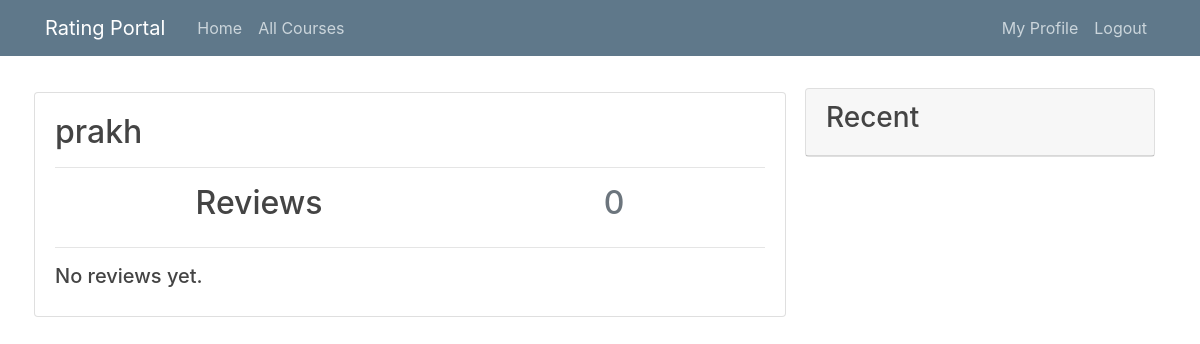
The page /profile/prakh/ (signed in) on the database as committed earlier.
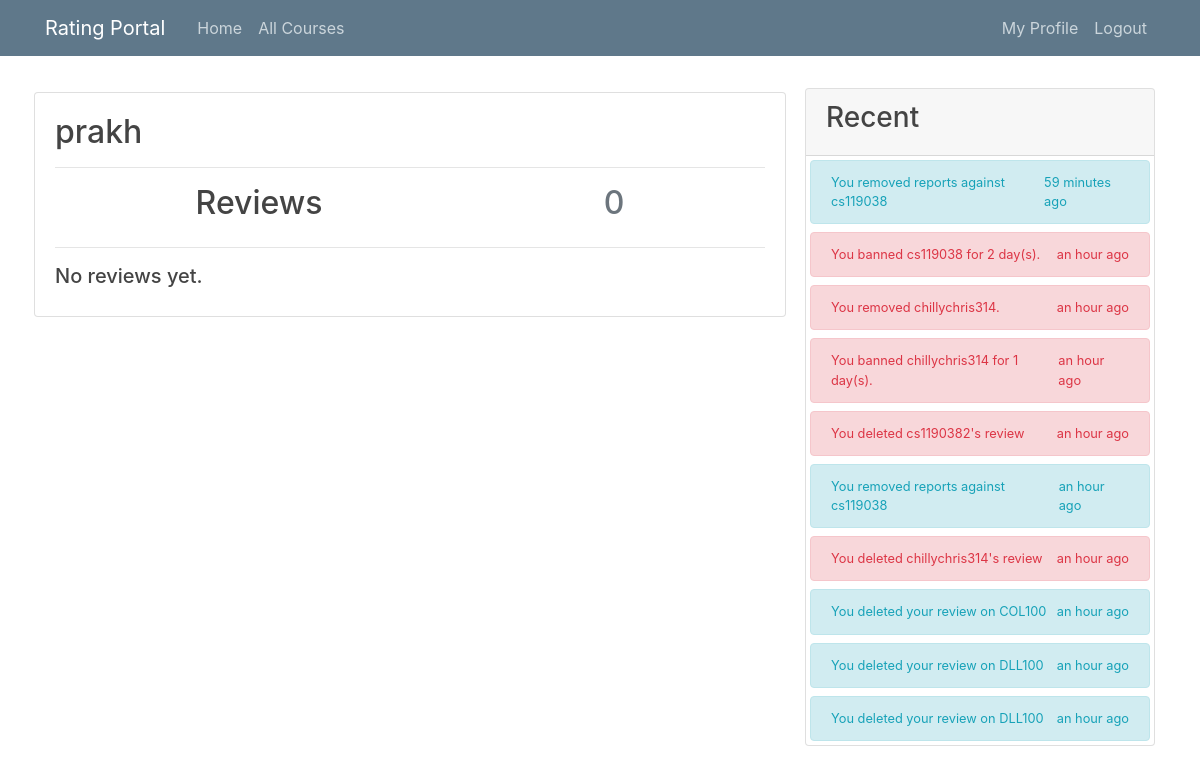
The same page on the database as committed later.
### review/models.py (models this page shows, shortened)
class RecentAction(models.Model):
    TYPE_OF_ACTION=[('a','Alert'),('i','info')]
    user = models.ForeignKey(User, on_delete= models.CASCADE,related_name='recentActions')
    dateAdded = models.DateTimeField(auto_now=False, auto_now_add=True)
    actionDetail = models.TextField()
    actionLink = models.TextField(blank=True,null=True)
    actionType = models.CharField(
        max_length=1,
        choices=TYPE_OF_ACTION,
        default='i',
    )
    class Meta:
        ordering =['-dateAdded']

### users/views.py (the view)
# urls.py: path("profile/<str:profileOwner>/", user_views.profile, name="profile"),
@login_required
def profile(request, profileOwner):
    return render(
        request,
        "users/profile.html",
        {"profileOwner": User.objects.get(username=profileOwner)},
    )

### users/templates/users/profile.html (shortened to what this page needs)
{% extends "users/base.html" %}
{% load humanize %}
{% block content %}
<div class="card-body">
    <h2>{{profileOwner.get_username}}</h2>
    <hr>
    <div class="d-flex justify-content-around">
        <h2>Reviews</h2>
        <h2 class="text-muted">{{profileOwner.reviews_written.all.count}}</h2>
    </div>
    <hr>
    {% for review in profileOwner.reviews_written.all %}
    <div class="card m-1 mt-3">
        <div class="card-header">
            <div class="d-flex justify-content-between">
                <a class="card-link text-dark" href="{%url 'course' courseName=review.courseName%}">
                    <h6>{{review.courseName}}</h6>
                </a>
                <h6 class="text-muted">{{review.dateAdded|naturaltime}}</h6>
            </div>
        </div>
        <div class="card-body">
            <div class="d-flex justify-content-between">
                <span class="text-secondary">
                    {{review.score}}
                </span>
                <p class="ml-5">
                    {{review.reviewContent}}
                </p>
            </div>
        </div>
        <div class="card-footer text-right">
            {% if user.is_superuser %}
            <a class="card-link text-black-50"
                href="{% url 'delete' reviewID=review.id %}?next={{request.path}}">Delete</a>
            {% else %}
            {% if user.get_username == review.author.username%}
            <a class="card-link text-black-50"
                href="{% url 'delete' reviewID=review.id %}?next={{request.path}}">Delete</a>
            {% else %}
            <a class="card-link text-black-50"
                href="{% url 'report' reviewID=review.id%}?next={{request.path}}">Report</a>
            {% endif %}
            {% endif %}
        </div>
    </div>
    {%empty%}
    <h5>No reviews yet.</h5>
    {% endfor %}
</div>
{% endblock content %}
{% block sidebar %}
<div class="col-md-4 mt-2">
    <div class="card">
        <div class="card-header">
            <h3>
                Recent
            </h3>
        </div>
        {% for recent in profileOwner.recentActions.all %}
            {% if recent.actionType == 'i' %}
            <div class="m-1 alert alert-info ">
                {% if recent.actionLink %}
                <a href="{{recent.actionLink}}" class="card-link text-info">
                {%else%}
                <a class="text-info">
                {% endif %}
            {%else%}
            <div class="m-1 alert alert-danger">
                {% if recent.actionLink %}
                <a href="{{recent.actionLink}}" class="card-link text-danger">
                {%else%}
                <a class="text-danger">
                {% endif %}
            {% endif %}
                    <div class="d-flex justify-content-between">
                        <small>{{recent.actionDetail}}</small>
                        <small>{{recent.dateAdded|naturaltime}}</small>
                    </div>
                </a>
            </div>
            {% endfor %}
        </div>
    </div>
    {% endblock sidebar %}

Rows that differ between the two databases and show on the page:
added RecentAction: actionDetail "You removed reports against cs119038", dateAdded "59 minutes ago"
added RecentAction: actionDetail "You banned cs119038 for 2 day(s).", dateAdded "an hour ago"
added RecentAction: actionDetail "You removed chillychris314.", dateAdded "an hour ago"
added RecentAction: actionDetail "You banned chillychris314 for 1 day(s).", dateAdded "an hour ago"
added RecentAction: actionDetail "You deleted cs1190382's review", dateAdded "an hour ago"
added RecentAction: actionDetail "You removed reports against cs119038", dateAdded "an hour ago"
added RecentAction: actionDetail "You deleted chillychris314's review", dateAdded "an hour ago"
added RecentAction: actionDetail "You deleted your review on COL100", dateAdded "an hour ago"
added RecentAction: actionDetail "You deleted your review on DLL100", dateAdded "an hour ago"
added RecentAction: actionDetail "You deleted your review on DLL100", dateAdded "an hour ago"
